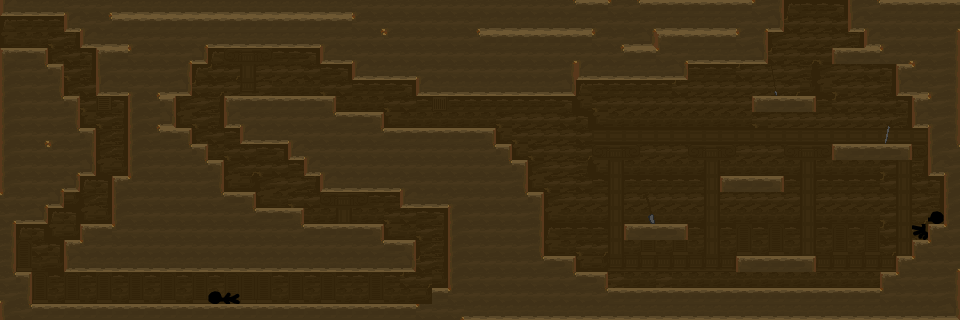

Below is a game level as drawn by its tile map, then a one-line description and the .tmx that defines it (tile-layer data replaced by summaries):
An orthogonal 60x20 tile map with 16x16 px tiles, 9 tile layers (bkg_far, bkg_close, onoff-defaulton(blue), onoff-defaultoff(blue), ...), 7 tilesets.

<map version="1.10" tiledversion="1.11.0" orientation="orthogonal" renderorder="right-down" width="60" height="20" tilewidth="16" tileheight="16" infinite="0" nextlayerid="11" nextobjectid="1">
 <tileset firstgid="1" source="../../jail_wall.tsx" />
 <tileset firstgid="65" source="../../jail_block.tsx" />
 <tileset firstgid="129" source="../../onoff_block.tsx" />
 <tileset firstgid="144" source="dirt_bkg.tsx" />
 <tileset firstgid="159" source="dirt_block.tsx" />
 <tileset firstgid="174" source="../../PlaceholderSprites.tsx" />
 <tileset firstgid="279" source="../../decorative_props.tsx" />
 <layer id="4" name="bkg_far" width="60" height="20">
  <properties>
   <property name="unity:sortinglayer" value="Bkg_far" />
  </properties>
  <data>[1200 cells, 0 non-empty, 0 distinct tile ids]</data>
 </layer>
 <layer id="1" name="bkg_close" width="60" height="20">
  <properties>
   <property name="unity:sortinglayer" value="Bkg" />
  </properties>
  <data>[1200 cells, 1200 non-empty, 22 distinct tile ids]</data>
 </layer>
 <layer id="6" name="onoff-defaulton(blue)" width="60" height="20">
  <properties>
   <property name="unity:layer" value="Ground" />
   <property name="unity:sortinglayer" value="Ground" />
   <property name="unity:tag" value="onoff-defaulton" />
  </properties>
  <data>[1200 cells, 0 non-empty, 0 distinct tile ids]</data>
 </layer>
 <layer id="7" name="onoff-defaultoff(blue)" width="60" height="20">
  <properties>
   <property name="unity:layer" value="Ground" />
   <property name="unity:sortinglayer" value="Ground" />
   <property name="unity:tag" value="onoff-defaultoff" />
  </properties>
  <data>[1200 cells, 0 non-empty, 0 distinct tile ids]</data>
 </layer>
 <layer id="9" name="onoff2-defaulton(purple)" width="60" height="20">
  <properties>
   <property name="unity:layer" value="Ground" />
   <property name="unity:sortinglayer" value="Ground" />
   <property name="unity:tag" value="onoff2-defaulton" />
  </properties>
  <data>[1200 cells, 0 non-empty, 0 distinct tile ids]</data>
 </layer>
 <layer id="8" name="onoff2-defaultoff(purple)" width="60" height="20">
  <properties>
   <property name="unity:layer" value="Ground" />
   <property name="unity:sortinglayer" value="Ground" />
   <property name="unity:tag" value="onoff2-defaultoff" />
  </properties>
  <data>[1200 cells, 0 non-empty, 0 distinct tile ids]</data>
 </layer>
 <layer id="2" name="ground" width="60" height="20">
  <properties>
   <property name="unity:layer" value="Ground" />
   <property name="unity:sortinglayer" value="Ground" />
  </properties>
  <data>[1200 cells, 684 non-empty, 13 distinct tile ids]</data>
 </layer>
 <layer id="10" name="annotations (for game objects)" width="60" height="20">
  <data>[1200 cells, 4 non-empty, 3 distinct tile ids]</data>
 </layer>
 <layer id="3" name="foreground" width="60" height="20">
  <properties>
   <property name="unity:sortinglayer" value="Foreground" />
  </properties>
  <data>[1200 cells, 6 non-empty, 6 distinct tile ids]</data>
 </layer>
</map>
